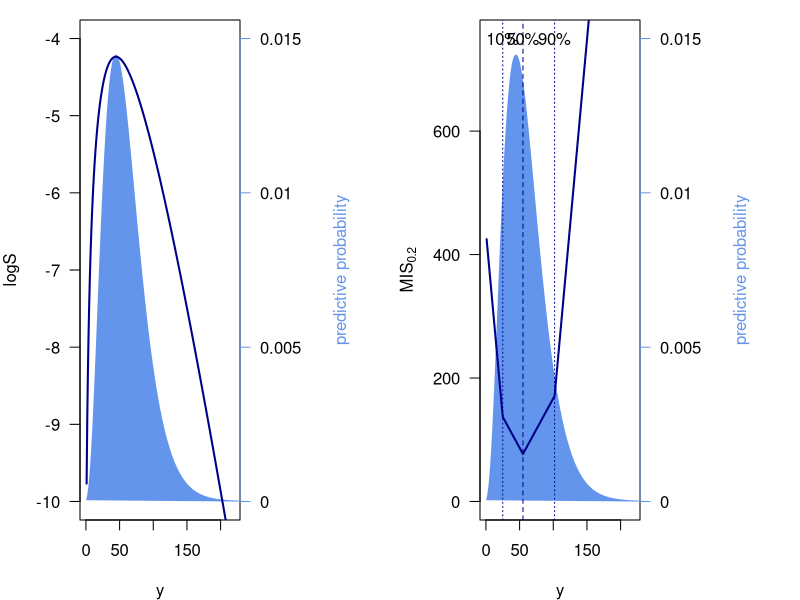
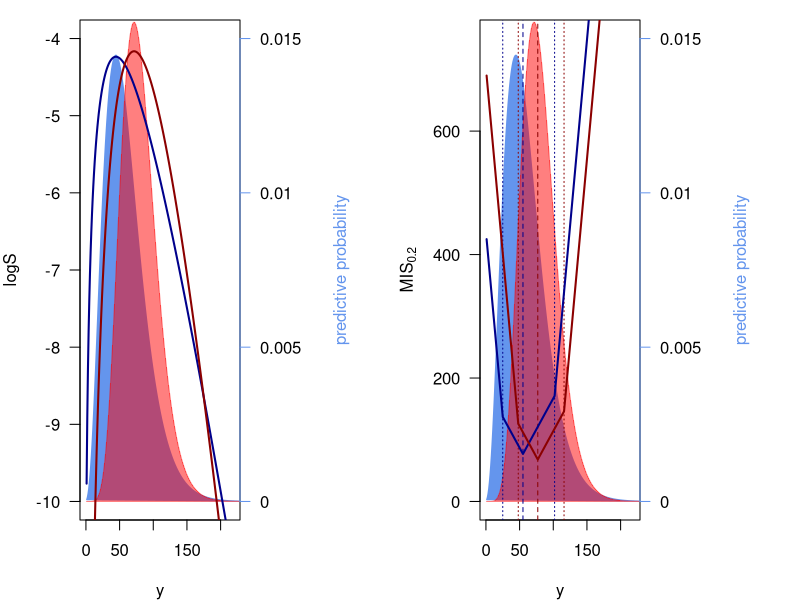

Recreate these plots in R, in order.
# functions to evaluate logS and MIS for neg bin forecasts:
logS_nb <- function(X, mu, size) dnbinom(X, mu = mu, size = size, log = TRUE)

MIS_nb <- function(X, mu, size, alpha = 0.1){
  l <- qnbinom(alpha/2, mu = mu, size = size)
  u <- qnbinom(1 - alpha/2, mu = mu, size = size)
  m <- qnbinom(0.5, mu = mu, size = size)
  score <- 2*abs(X - m) + (u - l) + 2/alpha*pmax(0, X - u) - 2/alpha*pmin(0, X - l)
  return(score)
}

# Specify values for example:
alpha <- 0.2
supp <- 1:300 # support

# "blue" distribution F:
mu_F <- 60
size_F <- 4
col_F <- "cornflowerblue"
col_G <- rgb(1, 0, 0, 0.5)

# "red" distribution G:
mu_G <- 80
size_G <- 10
col_F2 <- "darkblue"
col_G2 <- "darkred"

y <- 180

d <- dnbinom(supp, mu = mu_F, size = size_F)
pi <- qnbinom(c(alpha/2, 1- alpha/2), mu = mu_F, size = size_F)
m <- qnbinom(0.5, mu = mu_F, size = size_F)

ls <- logS_nb(supp, mu = mu_F, size = size_F)
mis <- MIS_nb(supp, mu = mu_F, size = size_F, alpha = alpha)

d_G <- dnbinom(supp, mu = mu_G, size = size_G)
pi_G <- qnbinom(c(alpha/2, 1 - alpha/2), mu = mu_G, size = size_G)
m_G <- qnbinom(0.5, mu = mu_G, size = size_G)

ls_G <- logS_nb(supp, mu = mu_G, size = size_G)
mis_G <- MIS_nb(supp, mu = mu_G, size = size_G, alpha = alpha)


pdf("plots_draft/fig_logS_miS.pdf", width = 11, height = 4)
par(mfrow = c(1, 2), mar = c(4, 4, 1, 8), las = 1)

plot(NULL, xlim = c(0, 220), ylim = c(-10, -4), xlab = "y", ylab = "logS")
polygon(400*d - 10, col = col_F, border = col_F)
axis(4, at = c(-10, -8, -6, -4), (c(-10, -8, -6, -4) + 10)/400,
     col = col_F, col.ticks = col_F)
mtext(side = 4, text =  "predictive probability", las = 0, line = 4.5,
      col = col_F)
lines(ls, lwd = 2, col = col_F2)

plot(NULL, xlim = c(0, 220), ylim = c(0, 750), xlab = "y", ylab = expression(MIS[0.2]))
polygon(50000*d, col = col_F, border = col_F)
abline(v = pi, lty = 3, col = col_F2)
abline(v = m, lty = 2, col = col_F2)
lines(mis, lwd = 2, col = col_F2)
text(x = c(pi[1], m, pi[2]), y = 750, labels = c("10%", "50%", "90%"), bty = "o")
axis(4, at = c(-0, 250, 500, 750), c(-0, 250, 500, 750)/50000,
     col = col_F, col.ticks = col_F)
mtext(side = 4, text =  "predictive probability", las = 0, line = 4.5,
      col = col_F)
dev.off()


pdf("plots_draft/fig_comparison_tails.pdf", width = 11, height = 4)

par(mfrow = c(1, 2), mar = c(4, 4, 1, 8), las = 1)
plot(NULL, xlim = c(0, 220), ylim = c(-10, -4), xlab = "y", ylab = "logS")
polygon(400*d - 10, col = col_F, border = col_F)
polygon(400*d_G - 10, col = col_G, border = col_G)


axis(4, at = c(-10, -8, -6, -4), (c(-10, -8, -6, -4) + 10)/400,
     col = col_F, col.ticks = col_F)
mtext(side = 4, text =  "predictive probability", las = 0, line = 4.5,
      col = col_F)
lines(ls, lwd = 2, col = col_F2)
lines(ls_G, lwd = 2, col = col_G2)


plot(NULL, xlim = c(0, 220), ylim = c(0, 750), xlab = "y", ylab = expression(MIS[0.2]))
polygon(50000*d, col = col_F, border = col_F)
polygon(50000*d_G, col = col_G, border = col_G)


abline(v = pi, lty = 3, col = col_F2)
abline(v = m, lty = 2, col = col_F2)

abline(v = pi_G, lty = 3, col = col_G2)
abline(v = m_G, lty = 2, col = col_G2)

lines(mis, lwd = 2, col = col_F2)
lines(mis_G, lwd = 2, col = col_G2)

text(x = c(pi[1], m, pi[2]), y = 800, labels = c("5%", "50%", "95%"), bty = "o")
axis(4, at = c(-0, 250, 500, 750), c(-0, 250, 500, 750)/50000,
     col = col_F, col.ticks = col_F)
mtext(side = 4, text =  "predictive probability", las = 0, line = 4.5,
      col = col_F)
dev.off()

